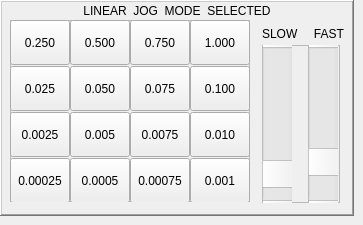
          <widget class="QWidget" name="panel_jogging_linear">
           <widget class="QFrame" name="frame_jog_linear">
            <property name="geometry">
             <rect>
              <x>0</x>
              <y>0</y>
              <width>354</width>
              <height>216</height>
             </rect>
            </property>
            <property name="minimumSize">
             <size>
              <width>354</width>
              <height>100</height>
             </size>
            </property>
            <property name="maximumSize">
             <size>
              <width>354</width>
              <height>272</height>
             </size>
            </property>
            <property name="frameShape">
             <enum>QFrame::WinPanel</enum>
            </property>
            <property name="frameShadow">
             <enum>QFrame::Raised</enum>
            </property>
            <widget class="QFrame" name="frame_jog_btns_linear">
             <property name="geometry">
              <rect>
               <x>10</x>
               <y>20</y>
               <width>240</width>
               <height>182</height>
              </rect>
             </property>
             <property name="minimumSize">
              <size>
               <width>240</width>
               <height>182</height>
              </size>
             </property>
             <property name="maximumSize">
              <size>
               <width>240</width>
               <height>182</height>
              </size>
             </property>
             <property name="frameShape">
              <enum>QFrame::StyledPanel</enum>
             </property>
             <property name="frameShadow">
              <enum>QFrame::Raised</enum>
             </property>
             <widget class="ActionButton" name="abtn_jog_linear_1">
              <property name="geometry">
               <rect>
                <x>180</x>
                <y>0</y>
                <width>60</width>
                <height>45</height>
               </rect>
              </property>
              <property name="text">
               <string>1.000</string>
              </property>
              <property name="checkable">
               <bool>true</bool>
              </property>
              <property name="autoExclusive">
               <bool>true</bool>
              </property>
              <property name="jog_incr_action" stdset="0">
               <bool>true</bool>
              </property>
             </widget>
             <widget class="ActionButton" name="abtn_jog_linear_2">
              <property name="geometry">
               <rect>
                <x>120</x>
                <y>0</y>
                <width>60</width>
                <height>45</height>
               </rect>
              </property>
              <property name="text">
               <string>0.750</string>
              </property>
              <property name="checkable">
               <bool>true</bool>
              </property>
              <property name="autoExclusive">
               <bool>true</bool>
              </property>
              <property name="jog_incr_action" stdset="0">
               <bool>true</bool>
              </property>
             </widget>
             <widget class="ActionButton" name="abtn_jog_linear_3">
              <property name="geometry">
               <rect>
                <x>60</x>
                <y>0</y>
                <width>60</width>
                <height>45</height>
               </rect>
              </property>
              <property name="text">
               <string>0.500</string>
              </property>
              <property name="checkable">
               <bool>true</bool>
              </property>
              <property name="autoExclusive">
               <bool>true</bool>
              </property>
              <property name="jog_incr_action" stdset="0">
               <bool>true</bool>
              </property>
             </widget>
             <widget class="ActionButton" name="abtn_jog_linear_4">
              <property name="geometry">
               <rect>
                <x>0</x>
                <y>0</y>
                <width>60</width>
                <height>45</height>
               </rect>
              </property>
              <property name="text">
               <string>0.250</string>
              </property>
              <property name="checkable">
               <bool>true</bool>
              </property>
              <property name="autoExclusive">
               <bool>true</bool>
              </property>
              <property name="jog_incr_action" stdset="0">
               <bool>true</bool>
              </property>
             </widget>
             <widget class="ActionButton" name="abtn_jog_linear_5">
              <property name="geometry">
               <rect>
                <x>180</x>
                <y>46</y>
                <width>60</width>
                <height>45</height>
               </rect>
              </property>
              <property name="text">
               <string>0.100</string>
              </property>
              <property name="checkable">
               <bool>true</bool>
              </property>
              <property name="autoExclusive">
               <bool>true</bool>
              </property>
              <property name="jog_incr_action" stdset="0">
               <bool>true</bool>
              </property>
             </widget>
             <widget class="ActionButton" name="abtn_jog_linear_6">
              <property name="geometry">
               <rect>
                <x>120</x>
                <y>46</y>
                <width>60</width>
                <height>45</height>
               </rect>
              </property>
              <property name="text">
               <string>0.075</string>
              </property>
              <property name="checkable">
               <bool>true</bool>
              </property>
              <property name="autoExclusive">
               <bool>true</bool>
              </property>
              <property name="jog_incr_action" stdset="0">
               <bool>true</bool>
              </property>
             </widget>
             <widget class="ActionButton" name="abtn_jog_linear_7">
              <property name="geometry">
               <rect>
                <x>60</x>
                <y>46</y>
                <width>60</width>
                <height>45</height>
               </rect>
              </property>
              <property name="text">
               <string>0.050</string>
              </property>
              <property name="checkable">
               <bool>true</bool>
              </property>
              <property name="autoExclusive">
               <bool>true</bool>
              </property>
              <property name="jog_incr_action" stdset="0">
               <bool>true</bool>
              </property>
             </widget>
             <widget class="ActionButton" name="abtn_jog_linear_8">
              <property name="geometry">
               <rect>
                <x>0</x>
                <y>46</y>
                <width>60</width>
                <height>45</height>
               </rect>
              </property>
              <property name="text">
               <string>0.025</string>
              </property>
              <property name="checkable">
               <bool>true</bool>
              </property>
              <property name="autoExclusive">
               <bool>true</bool>
              </property>
              <property name="jog_incr_action" stdset="0">
               <bool>true</bool>
              </property>
             </widget>
             <widget class="ActionButton" name="abtn_jog_linear_9">
              <property name="geometry">
               <rect>
                <x>180</x>
                <y>92</y>
                <width>60</width>
                <height>45</height>
               </rect>
              </property>
              <property name="text">
               <string>0.010</string>
              </property>
              <property name="checkable">
               <bool>true</bool>
              </property>
              <property name="autoExclusive">
               <bool>true</bool>
              </property>
              <property name="jog_incr_action" stdset="0">
               <bool>true</bool>
              </property>
             </widget>
             <widget class="ActionButton" name="abtn_jog_linear_10">
              <property name="geometry">
               <rect>
                <x>120</x>
                <y>92</y>
                <width>60</width>
                <height>45</height>
               </rect>
              </property>
              <property name="text">
               <string>0.0075</string>
              </property>
              <property name="checkable">
               <bool>true</bool>
              </property>
              <property name="autoExclusive">
               <bool>true</bool>
              </property>
              <property name="jog_incr_action" stdset="0">
               <bool>true</bool>
              </property>
             </widget>
             <widget class="ActionButton" name="abtn_jog_linear_11">
              <property name="geometry">
               <rect>
                <x>60</x>
                <y>92</y>
                <width>60</width>
                <height>45</height>
               </rect>
              </property>
              <property name="text">
               <string>0.005</string>
              </property>
              <property name="checkable">
               <bool>true</bool>
              </property>
              <property name="autoExclusive">
               <bool>true</bool>
              </property>
              <property name="jog_incr_action" stdset="0">
               <bool>true</bool>
              </property>
             </widget>
             <widget class="ActionButton" name="abtn_jog_linear_12">
              <property name="geometry">
               <rect>
                <x>0</x>
                <y>92</y>
                <width>60</width>
                <height>45</height>
               </rect>
              </property>
              <property name="text">
               <string>0.0025</string>
              </property>
              <property name="checkable">
               <bool>true</bool>
              </property>
              <property name="autoExclusive">
               <bool>true</bool>
              </property>
              <property name="jog_incr_action" stdset="0">
               <bool>true</bool>
              </property>
             </widget>
             <widget class="ActionButton" name="abtn_jog_linear_13">
              <property name="geometry">
               <rect>
                <x>180</x>
                <y>138</y>
                <width>60</width>
                <height>45</height>
               </rect>
              </property>
              <property name="text">
               <string>0.001</string>
              </property>
              <property name="checkable">
               <bool>true</bool>
              </property>
              <property name="autoExclusive">
               <bool>true</bool>
              </property>
              <property name="jog_incr_action" stdset="0">
               <bool>true</bool>
              </property>
             </widget>
             <widget class="ActionButton" name="abtn_jog_linear_14">
              <property name="geometry">
               <rect>
                <x>120</x>
                <y>138</y>
                <width>60</width>
                <height>45</height>
               </rect>
              </property>
              <property name="text">
               <string>0.00075</string>
              </property>
              <property name="checkable">
               <bool>true</bool>
              </property>
              <property name="autoExclusive">
               <bool>true</bool>
              </property>
              <property name="jog_incr_action" stdset="0">
               <bool>true</bool>
              </property>
             </widget>
             <widget class="ActionButton" name="abtn_jog_linear_15">
              <property name="geometry">
               <rect>
                <x>60</x>
                <y>138</y>
                <width>60</width>
                <height>45</height>
               </rect>
              </property>
              <property name="text">
               <string>0.0005</string>
              </property>
              <property name="checkable">
               <bool>true</bool>
              </property>
              <property name="autoExclusive">
               <bool>true</bool>
              </property>
              <property name="jog_incr_action" stdset="0">
               <bool>true</bool>
              </property>
             </widget>
             <widget class="ActionButton" name="abtn_jog_linear_16">
              <property name="geometry">
               <rect>
                <x>0</x>
                <y>138</y>
                <width>60</width>
                <height>45</height>
               </rect>
              </property>
              <property name="text">
               <string>0.00025</string>
              </property>
              <property name="checkable">
               <bool>true</bool>
              </property>
              <property name="autoExclusive">
               <bool>true</bool>
              </property>
              <property name="jog_incr_action" stdset="0">
               <bool>true</bool>
              </property>
             </widget>
            </widget>
            <widget class="QLabel" name="lab_jog_mode_linear">
             <property name="geometry">
              <rect>
               <x>0</x>
               <y>0</y>
               <width>354</width>
               <height>21</height>
              </rect>
             </property>
             <property name="minimumSize">
              <size>
               <width>354</width>
               <height>21</height>
              </size>
             </property>
             <property name="maximumSize">
              <size>
               <width>354</width>
               <height>21</height>
              </size>
             </property>
             <property name="font">
              <font>
               <pointsize>9</pointsize>
               <weight>50</weight>
               <bold>false</bold>
              </font>
             </property>
             <property name="frameShape">
              <enum>QFrame::NoFrame</enum>
             </property>
             <property name="frameShadow">
              <enum>QFrame::Raised</enum>
             </property>
             <property name="text">
              <string>LINEAR  JOG  MODE  SELECTED</string>
             </property>
             <property name="alignment">
              <set>Qt::AlignCenter</set>
             </property>
            </widget>
            <widget class="QLabel" name="lab_jog_slow_fast_linear">
             <property name="geometry">
              <rect>
               <x>262</x>
               <y>23</y>
               <width>82</width>
               <height>21</height>
              </rect>
             </property>
             <property name="text">
              <string>SLOW     FAST</string>
             </property>
            </widget>
            <widget class="QFrame" name="frame">
             <property name="geometry">
              <rect>
               <x>262</x>
               <y>45</y>
               <width>78</width>
               <height>158</height>
              </rect>
             </property>
             <property name="frameShape">
              <enum>QFrame::StyledPanel</enum>
             </property>
             <property name="frameShadow">
              <enum>QFrame::Raised</enum>
             </property>
             <widget class="QScrollBar" name="srcb_jog_linear_slow">
              <property name="geometry">
               <rect>
                <x>0</x>
                <y>-11</y>
                <width>30</width>
                <height>180</height>
               </rect>
              </property>
              <property name="cursor">
               <cursorShape>PointingHandCursor</cursorShape>
              </property>
              <property name="value">
               <number>10</number>
              </property>
              <property name="orientation">
               <enum>Qt::Vertical</enum>
              </property>
              <property name="invertedAppearance">
               <bool>true</bool>
              </property>
             </widget>
             <widget class="QScrollBar" name="srcb_jog_linear_fast">
              <property name="geometry">
               <rect>
                <x>46</x>
                <y>-11</y>
                <width>30</width>
                <height>180</height>
               </rect>
              </property>
              <property name="cursor">
               <cursorShape>PointingHandCursor</cursorShape>
              </property>
              <property name="pageStep">
               <number>0</number>
              </property>
              <property name="value">
               <number>20</number>
              </property>
              <property name="orientation">
               <enum>Qt::Vertical</enum>
              </property>
              <property name="invertedAppearance">
               <bool>true</bool>
              </property>
             </widget>
            </widget>
           </widget>
          </widget>
